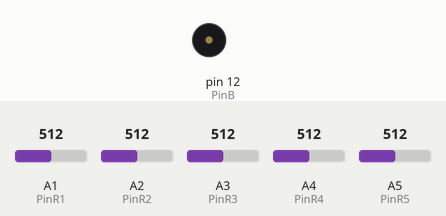
Recording of a sketch running on a simulated Arduino Uno, built with avr-gcc and run on an emulated ATmega328P. Parts: buzzer (waves = sounding). The test bench sets the inputs (shaded band); at power-on: A1 (PinR1) = 512, A2 (PinR2) = 512, A3 (PinR3) = 512, A4 (PinR4) = 512, A5 (PinR5) = 512.

Above: at 1.2 s.
1.3 s: A1 (PinR1) set to 382
2.8 s: A1 (PinR1) set to 346
At 3.1 s:
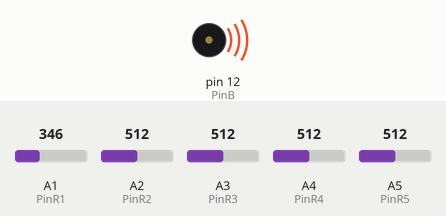
4.3 s: A1 (PinR1) set to 716
At 5.5 s:
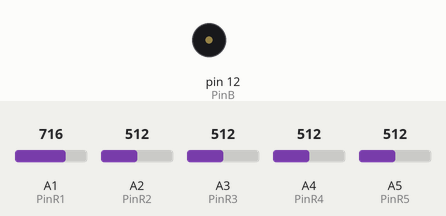
5.8 s: A1 (PinR1) set to 306
At 6.5 s:
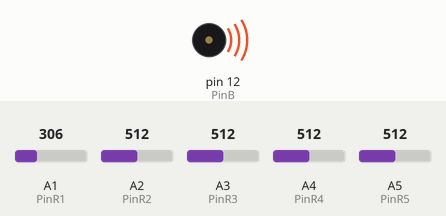
Timing chart, 0 to 8.3 s (numbered marks = the images above; inputs shaded):
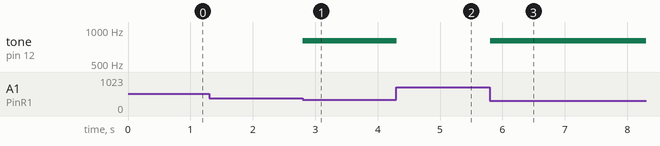

Measured:
- the behaviour switches between 365 and 364 on A1 (PinR1) (found by bisection; images 0 and 1)
- after the input at 1.3 s, every drawn part: stays the same
- after the input at 2.8 s, tone on pin 12 (PinB): silent → 800 Hz at once
- after the input at 4.3 s, tone on pin 12 (PinB): 800 Hz → silent at once
- after the input at 5.8 s, tone on pin 12 (PinB): silent → 800 Hz at once

The sketch:

Project_2.ino
```cpp
const int PinR1 = A1;  //  Объявляем константу с № входа  к которому подключён фоторезистор1
const int PinR2 = A2;  //  Объявляем константу с № входа  к которому подключён фоторезистор2
const int PinR3 = A3;  //  Объявляем константу с № входа  к которому подключён фоторезистор3
const int PinR4 = A4;  //  Объявляем константу с № входа  к которому подключён фоторезистор4
const int PinR5 = A5;  //  Объявляем константу с № входа  к которому подключён фоторезистор5
const int PinB  = 12;  //  Объявляем константу с № вывода к которому подключён зуммер
      int ValR;        //  Объявляем переменную для хранения значения освещения ниже среднего
      int ValF;        //  Объявляем переменную для хранения суммарной частоты выбранных нот
      int ValS;        //  Объявляем переменную для хранения количества выбранных нот

void setup(){
    ValR=analogRead(PinR1)+analogRead(PinR2)+analogRead(PinR3)+analogRead(PinR4)+analogRead(PinR5);
    ValR/=7;
}

void loop(){
    ValF = ValS = 0;                                 //  Обнуляем переменные ValF и ValS
    if(analogRead(PinR1)<ValR){ValS++; ValF+=800; }  //  Увеличиваем количество нот ValS и частоту ValF
    if(analogRead(PinR2)<ValR){ValS++; ValF+=900; }  //  Увеличиваем количество нот ValS и частоту ValF
    if(analogRead(PinR3)<ValR){ValS++; ValF+=1000;}  //  Увеличиваем количество нот ValS и частоту ValF
    if(analogRead(PinR4)<ValR){ValS++; ValF+=1100;}  //  Увеличиваем количество нот ValS и частоту ValF
    if(analogRead(PinR5)<ValR){ValS++; ValF+=1200;}  //  Увеличиваем количество нот ValS и частоту ValF
    if(ValS){tone(PinB,(ValF/ValS));   delay(100);}  //  Если ValS>0, то выводим среднюю частоту на зуммер
    else { noTone(PinB); }                           //  Иначе останавливаем вывод звука
}
```
